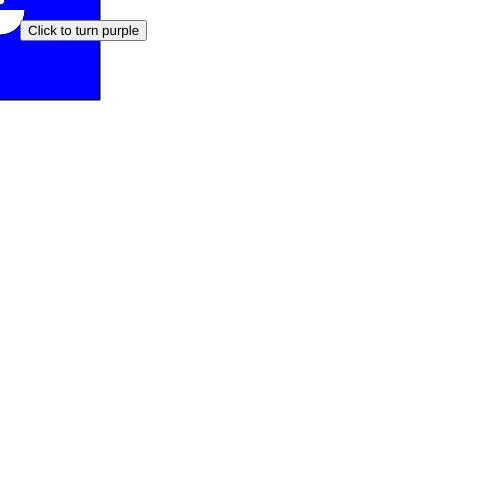
Frame 1 (no input)
Frame 60 (no input): identical to frame 1, image omitted
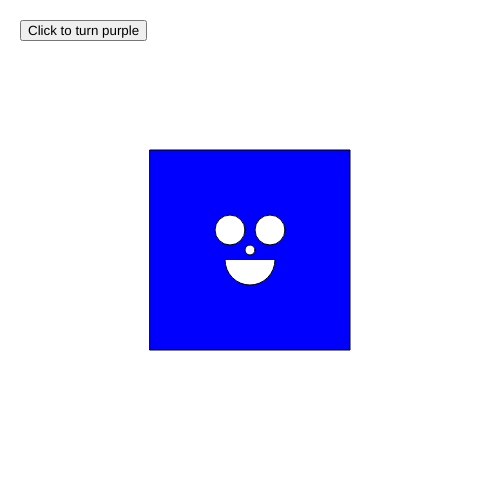
Frame 120 (the mouse pressed at the canvas centre since frame 60)

The p5.js sketch that drew these frames (run headless with seeded random() and noise() and a simulated clock; from frame 60 on, the mouse is pressed at the canvas centre):

// p5.js sketch
// ── sketch.js
var pointX = 0;
var pointY = 0;

var point2; // variable undefined

var faceColor = "blue";

var colorButton;

function setup() {
  // put setup code here
  createCanvas(500,500);
  pointX = width/2;
  pointY = height/2;

  console.log("pointX " + pointX + " pointY " + pointY);

  console.log(point2);

  colorButton = createButton("Click to turn purple");//function that is part of p5.dom library, It generates an html button;
  colorButton.position(20,20);
  colorButton.mousePressed(function(){
    faceColor = "purple";
  });

}

function draw() {
  // put drawing code here
  background(255);
  //pointX = 100;
  //pointY = 100;
  pointX = mouseX;
  pointY = mouseY;
  fill(faceColor);
  rect(pointX -100 ,pointY -100,200,200);
  fill(255);
  ellipse(pointX, pointY, 10,10);
  ellipse(pointX + 20, pointY -20, 30,30);
  ellipse(pointX - 20, pointY -20, 30,30);

  // arc(x,y,width,height,start,end)
  arc(pointX,pointY + 10,50,50,0,PI);

  //ellipse(point2, point2, 10,10);

}//end of draw



function mousePressed(){
  //faceColor = "red";
}


function mouseReleased(){
  //faceColor = "blue";
}

function keyPressed(){
  faceColor = "white";
}
